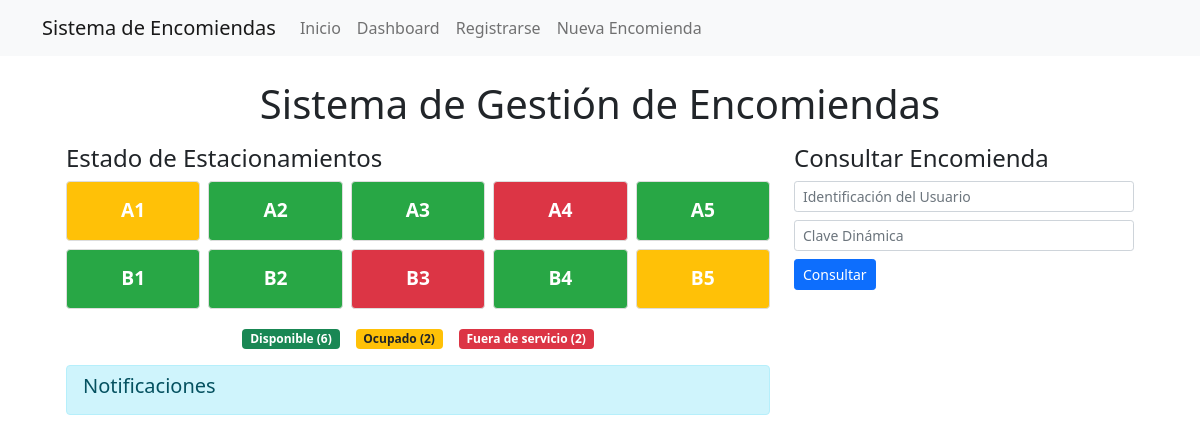
The page / on the database its author committed.
### tables this page shows
CREATE TABLE garajes (
    id TEXT PRIMARY KEY,
    estado TEXT NOT NULL
);

### app.py (the view)
@app.route('/')
def index():
    conn = get_db_connection()
    estacionamientos = conn.execute('SELECT * FROM garajes').fetchall()
    conn.close()
    return render_template('index.html', estacionamientos=estacionamientos)

### app.py (called while the page is built)
def get_db_connection():
    conn = sqlite3.connect('database.db')
    conn.row_factory = sqlite3.Row
    return conn

### templates/index.html (shortened to what this page needs)
{% extends "base.html" %}
{% block content %}
<div class="container-fluid px-4">
    <h1 class="text-center my-3">Sistema de Gestión de Encomiendas</h1>
    <div class="row">
        <div class="col-md-8">
            <h2 class="h4 mb-2">Estado de Estacionamientos</h2>
            <div id="estacionamientos" class="row row-cols-5 g-2 mb-3">
                {% for estacionamiento in estacionamientos %}
                <div class="col">
                    <div class="estacionamiento {{ estacionamiento.estado }} p-2 text-center text-white">
                        {{ estacionamiento.id }}
                    </div>
                </div>
                {% endfor %}
            </div>
            <div class="d-flex justify-content-center mb-3">
                <div class="me-3">
                    <span class="badge bg-success">Disponible</span>
                </div>
                <div class="me-3">
                    <span class="badge bg-warning text-dark">Ocupado</span>
                </div>
                <div>
                    <span class="badge bg-danger">Fuera de servicio</span>
                </div>
            </div>
            <div id="notificaciones" class="alert alert-info py-2 px-3 mb-3">
                <h4 class="h5 mb-2">Notificaciones</h4>
            </div>
        </div>
        <div class="col-md-4">
            <h3 class="h4 mb-2">Consultar Encomienda</h3>
            <form id="consultaForm" class="mb-3">
                <div class="mb-2">
                    <input type="text" class="form-control form-control-sm" name="identificacion" placeholder="Identificación del Usuario" required>
                </div>
                <div class="mb-2">
                    <input type="text" class="form-control form-control-sm" name="clave_dinamica" placeholder="Clave Dinámica" required>
                </div>
                <button type="submit" class="btn btn-primary btn-sm">Consultar</button>
            </form>
        </div>
    </div>
</div>
{% endblock %}

### templates/base.html (shortened to what this page needs)
<!DOCTYPE html>
<html lang="es">
<head>
    <link href="https://cdn.jsdelivr.net/npm/bootstrap@5.1.3/dist/css/bootstrap.min.css" rel="stylesheet">
    <link rel="stylesheet" href="{{ url_for('static', filename='style.css') }}">
</head>
<body>
    <nav class="navbar navbar-expand-lg navbar-light bg-light">
        <div class="container">
            <a class="navbar-brand" href="{{ url_for('index') }}">Sistema de Encomiendas</a>
            <div class="collapse navbar-collapse" id="navbarNav">
                <ul class="navbar-nav">
                    <li class="nav-item"><a class="nav-link" href="{{ url_for('index') }}">Inicio</a></li>
                    <li class="nav-item"><a class="nav-link" href="{{ url_for('dashboard') }}">Dashboard</a></li>
                    <li class="nav-item"><a class="nav-link" href="{{ url_for('register') }}">Registrarse</a></li>
                    <li class="nav-item"><a class="nav-link" href="{{ url_for('encomienda') }}">Nueva Encomienda</a></li>
                </ul>
            </div>
        </div>
    </nav>
    <div class="container mt-4">
        {% block content %}{% endblock %}
    </div>
</body>
</html>

### static/style.css (style rules this page uses)
.estacionamiento { height: 60px; border-radius: 4px; border: 1px solid #ddd; cursor: pointer; font-size: 1.2em; font-weight: bold; display: flex; align-items: center; justify-content: center; }
.disponible { background-color: #28a745; color: white; }
.ocupado { background-color: #ffc107; color: black; }
.fuera_de_servicio { background-color: #dc3545; color: white; }

### rows shown on the page
garajes: id "A1"
garajes: id "A2"
garajes: id "A3"
garajes: id "A4"
garajes: id "A5"
garajes: id "B1"
garajes: id "B2"
garajes: id "B3"
garajes: id "B4"
garajes: id "B5"
